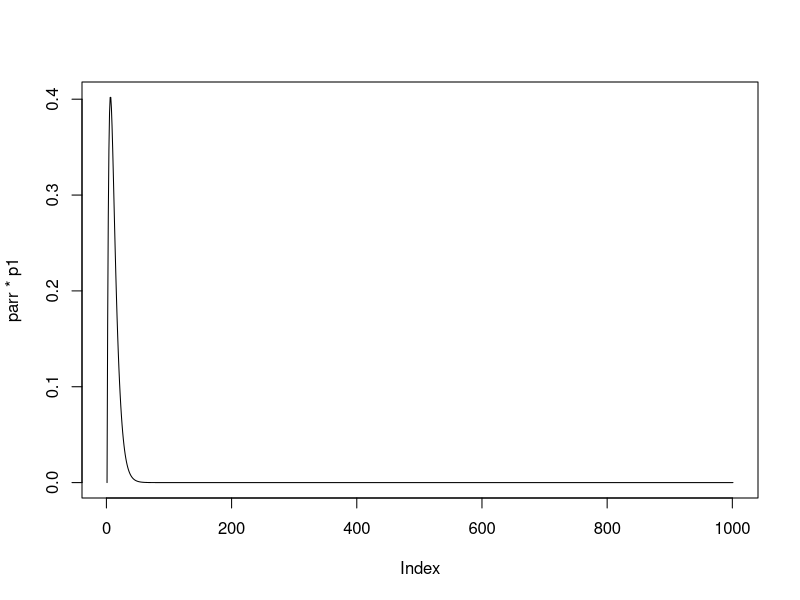
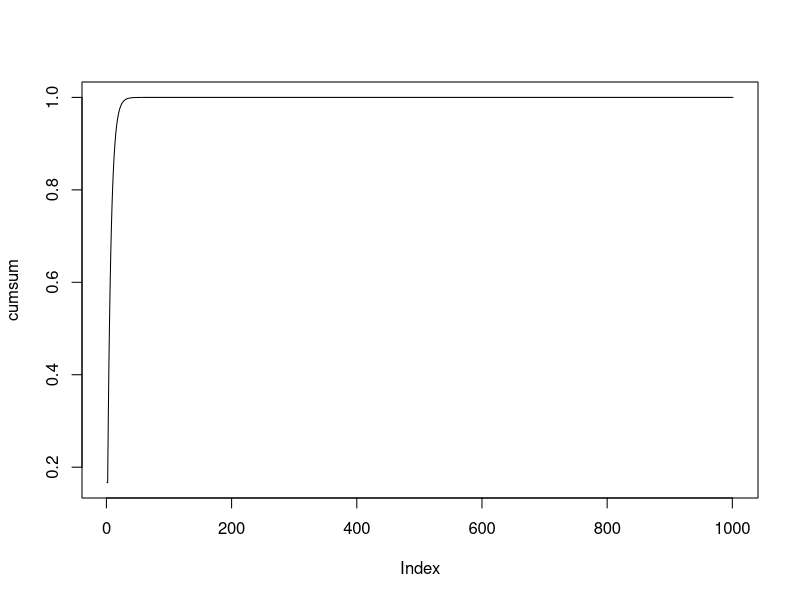

Reproduce these figures in R, in order.
## ---- chunk 1
knitr::opts_chunk$set(echo = TRUE)
library(ggplot2)
library(knitr)
## ---- chunk 2
ploss <- 1/6
numsamples <- 1000
pnotlost <- 1-ploss

parr <- seq(0,numsamples,1)
p1 <- (pnotlost^(parr-1) - pnotlost^parr)
plot(parr*p1, type = "l")

ExpectedValue <- sum(parr*p1)

cumsum <- c()
for (i in parr) {
  cumsum <- append(cumsum, sum(p1[1:i]))
}
cumsum <- cumsum/sum(p1)
medianval <- parr[max(which(cumsum<0.5))]
print(medianval)
#nmed1 <- -1/log2(pnotlost) + 1
nmed2 <- log10(.5)/log10(pnotlost)
#print(paste(nmed1,nmed2))
plot(cumsum, type ="l")
## ---- chunk 3
plossfunc <- function(ploss) {
  pnotlost <- 1-ploss

parr <- seq(1,numsamples,1)
p1 <- pnotlost^(parr-1) - pnotlost^parr

ExpectedValue <- sum(p1*parr)
return (ExpectedValue)
}

probOfLoss <- seq(0.05, 0.5, 0.05)
averageUses <- c()
medianUses <- c()
for (x in probOfLoss) {
  averageUses <- append(averageUses,plossfunc(x))
  #medianUses <- append(medianUses, -1/log2(1-x) + 1)
  medianUses <- append(medianUses, log10(.5)/log10(1-x))
  #print(paste(x, plossfunc(x)))
}
df <- data.frame(probOfLoss, averageUses, medianUses)
kable(df)
